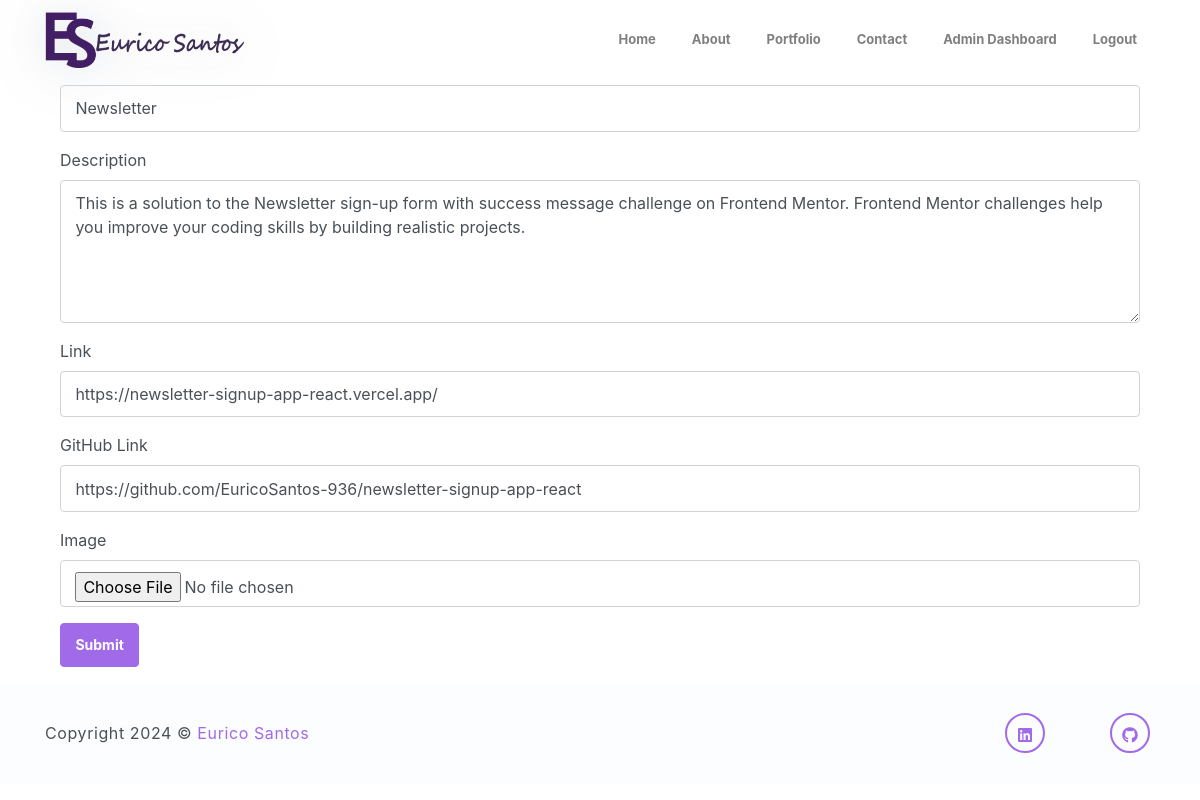
The page /edit_project/3 (signed in) on the database its author committed.
### models.py (models this page shows, shortened)
class Project(db.Model):
    id = db.Column(db.Integer, primary_key=True)
    name = db.Column(db.String(100), nullable=False)
    description = db.Column(db.Text, nullable=False)
    mini_description = db.Column(db.String(255), nullable=True)
    stack_used = db.Column(db.String(255), nullable=True)
    link = db.Column(db.String(200), nullable=False)
    image = db.Column(db.String(200), nullable=False)
    link_github = db.Column(db.String(200), nullable=False)

### routes.py (the view, shortened to what this page needs)
@login_required
def edit_project(project_id):
    from main import app
    project = Project.query.get_or_404(project_id)
    form = ProjectForm(obj=project)
    return render_template('edit_project.html', form=form, project=project)

### forms.py
class ProjectForm(FlaskForm):
    name = StringField('Name', validators=[DataRequired()])
    description = TextAreaField('Description', validators=[DataRequired()])
    mini_description = StringField('Mini Description - To show on cards', validators=[DataRequired()])
    stack_used = StringField('Stack Used - ex. Flask - Tkinter - React', validators=[DataRequired()])
    link = StringField('Link', validators=[DataRequired(), URL()])
    link_github = StringField('GitHub Link', validators=[DataRequired(), URL()])
    image = FileField('Image')
    submit = SubmitField('Submit')

### main.py (called while the page is built)
@login_manager.user_loader
def load_user(user_id):
    return User.query.get(int(user_id))

### templates/edit_project.html (shortened to what this page needs)
{% extends "base.html" %}
{% block content %}
<div class="container">
    <h1>Edit Project</h1>
    <form method="POST" action="{{ url_for('edit_project', project_id=project.id) }}" enctype="multipart/form-data">
        <div class="form-group">
            {{ form.name.label }} {{ form.name(size=32, class="form-control") }}
        </div>
        <div class="form-group">
            {{ form.description.label }} {{ form.description(rows=5, class="form-control") }}
        </div>
        <div class="form-group">
            {{ form.link.label }} {{ form.link(size=64, class="form-control") }}
        </div>
        <div class="form-group">
            {{ form.link_github.label }} {{ form.link_github(size=64, class="form-control") }}
        </div>
        <div class="form-group">
            {{ form.image.label }} {{ form.image(class="form-control") }}
        </div>
        <div class="form-group">
            {{ form.submit(class="btn btn-primary") }}
        </div>
    </form>
</div>
{% endblock %}

### rows shown on the page
Project: name "Newsletter", description "This is a solution to the Newsletter sign-up form with success message challenge on Frontend Mentor. Frontend Mentor challenges help you improve your coding skills by building realistic projects.", link "https://newsletter-signup-app-react.vercel.app/", link_github "https://github.com/EuricoSantos-936/newsletter-signup-app-react"
